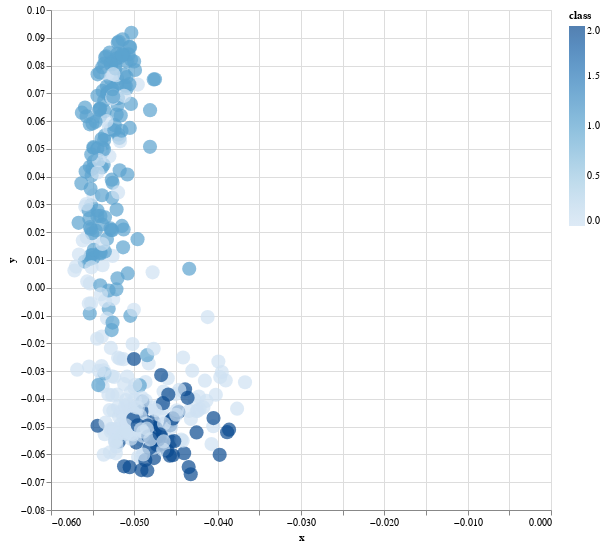

The cell this chart's notebook holds for it:
### Code cell
club_chart.display()

### Figure 1 — Vega-Lite specification as saved in the notebook (floating-point values rounded to 4 significant figures; data arrays with more than 128 entries replaced by an {"elided": "..."} marker saying what was removed)
{"config": {"view": {"continuousWidth": 400, "continuousHeight": 300}}, "data": {"name": "data-0b625183219f02a30060349f8a5c8a8b"}, "mark": {"type": "circle", "size": 200}, "encoding": {"color": {"type": "quantitative", "field": "class"}, "tooltip": [{"type": "nominal", "field": "sentence"}], "x": {"type": "quantitative", "field": "x"}, "y": {"type": "quantitative", "field": "y"}}, "height": 500, "selection": {"selector002": {"type": "interval", "bind": "scales", "encodings": ["x", "y"]}}, "width": 500, "$schema": "https://vega.github.io/schema/vega-lite/v4.8.1.json", "datasets": {"data-0b625183219f02a30060349f8a5c8a8b": {"elided": "388 records"}}}
